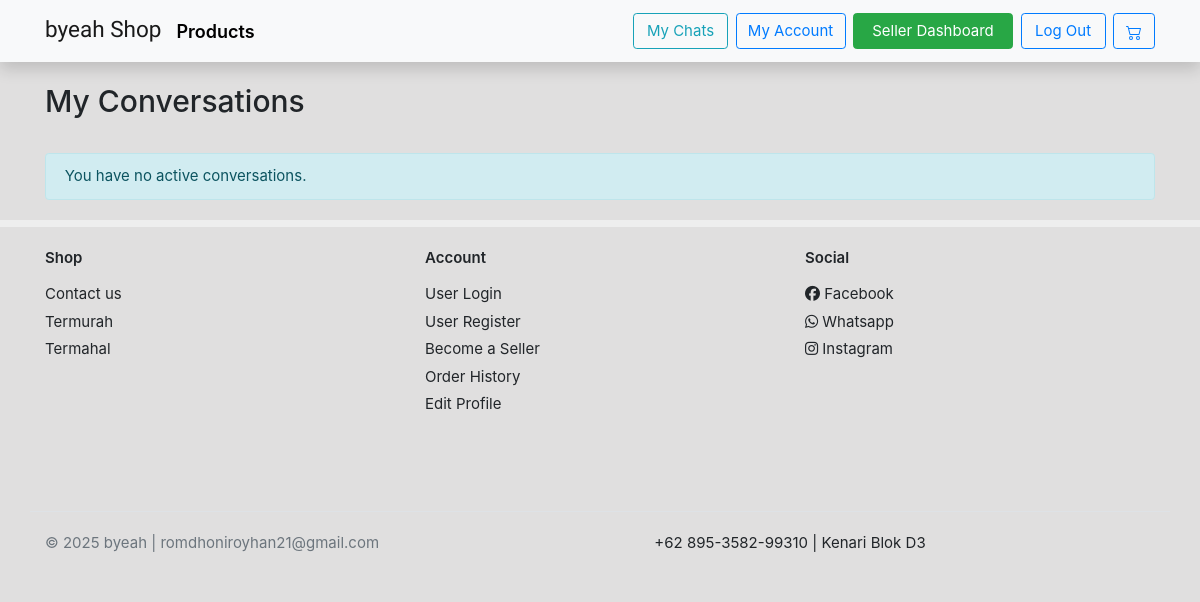
The page /chat/my-chats/ (signed in) on the database as committed earlier.
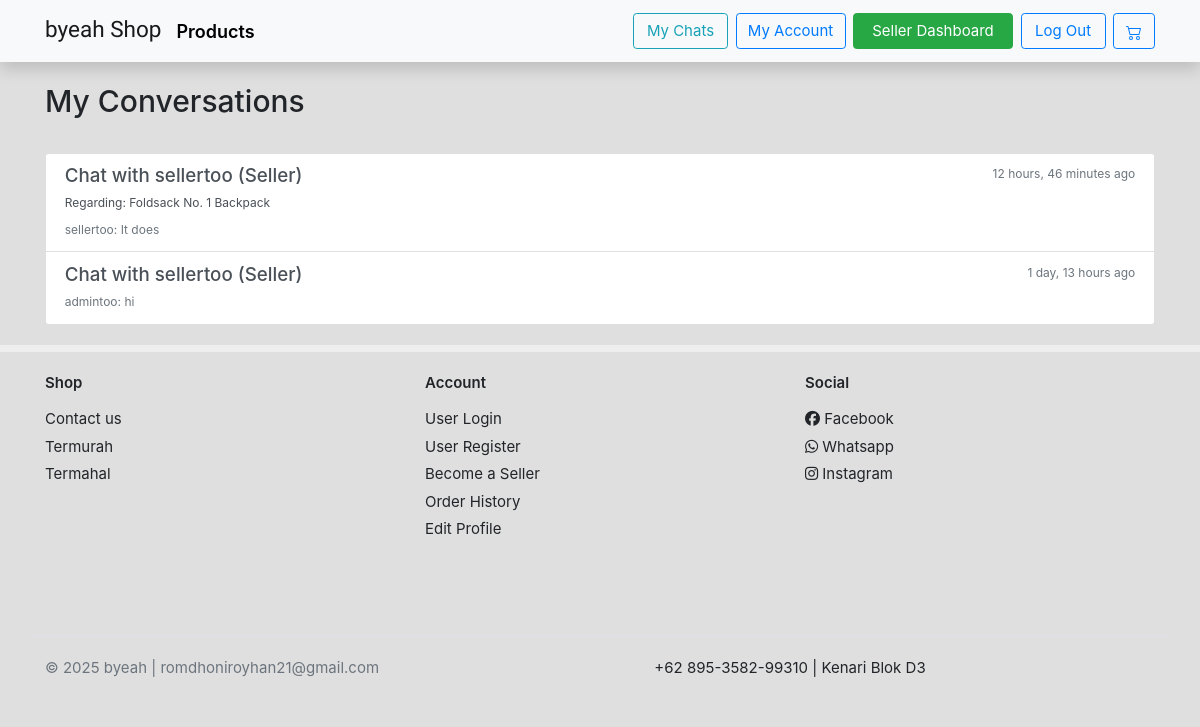
The same page on the database as committed later.
### chat/models.py (models this page shows, shortened)
class ChatSession(models.Model):
    buyer = models.ForeignKey(User, related_name='buyer_chat_sessions', on_delete=models.CASCADE)
    seller = models.ForeignKey(User, related_name='seller_chat_sessions', on_delete=models.CASCADE)
    product = models.ForeignKey(Product, related_name='chat_sessions', on_delete=models.SET_NULL, null=True, blank=True)
    created_at = models.DateTimeField(auto_now_add=True) # Timestamp of session creation
    updated_at = models.DateTimeField(auto_now=True) # Timestamp of the last message or update
    class Meta:
        unique_together = ('buyer', 'seller', 'product') # Prevents multiple sessions for the same context if product is involved
        ordering = ['-updated_at'] # Order sessions by the most recently active

class ChatMessage(models.Model):
    session = models.ForeignKey(ChatSession, related_name='messages', on_delete=models.CASCADE)
    sender = models.ForeignKey(User, related_name='sent_messages', on_delete=models.CASCADE)
    content = models.TextField()
    timestamp = models.DateTimeField(auto_now_add=True)
    is_read = models.BooleanField(default=False)
    class Meta:
        ordering = ['timestamp']

### home/models.py (models this page shows, shortened)
class Product(models.Model):
    category        = models.ForeignKey(Category,related_name='product', on_delete=models.CASCADE)
    seller          = models.ForeignKey(User, related_name='products', on_delete=models.CASCADE, null=True, blank=True)
    name            = models.CharField(max_length=255,unique=True)
    old_price       = models.DecimalField(blank=True,null=True,max_digits=12,decimal_places=2)
    price           = models.DecimalField(max_digits=12,decimal_places=2)
    main_image      = models.ImageField(upload_to='images/', blank=True, null=True)
    description     = models.TextField()
    upload_time     = models.DateField(auto_now_add=True)
    stock           = models.IntegerField(default=1)
    slug            = models.SlugField(blank=True)

### chat/views.py (the view)
# urls.py: path('my-chats/', views.my_chat_list_view, name='my_chat_list'),
@login_required
def my_chat_list_view(request):
    chat_sessions = ChatSession.objects.filter(
        Q(buyer=request.user) | Q(seller=request.user)
    ).select_related('buyer', 'seller', 'product').distinct().order_by('-updated_at')
    context = {
        'chat_sessions': chat_sessions,
        'page_title': "My Conversations"
    }
    return render(request, 'chat/my_chat_list.html', context)

### templates/chat/my_chat_list.html (shortened to what this page needs)
{% extends 'base.html' %}
{% load static %}
{% load humanize %}
{% block content %}
<section class="under-nav">
    <div class="container mt-4">
        <header class="mb-4 d-flex justify-content-between align-items-center">
            <h2 class="card-title">{{ page_title|default:"My Conversations" }}</h2>
        </header>
        {% if chat_sessions %}
            <div class="list-group">
                {% for session in chat_sessions %}
                    {% if request.user == session.buyer %}
                        {% with other_participant=session.seller %}
                        <a href="{% url 'chat:chat_session' session.id %}" class="list-group-item list-group-item-action flex-column align-items-start">
                            <div class="d-flex w-100 justify-content-between">
                                <h5 class="mb-1">Chat with {{ other_participant.username }} {% if session.seller.profile.user_level.name == "Penjual" %}(Seller){% endif %}</h5>
                                <small class="text-muted">{{ session.updated_at|timesince }} ago</small>
                            </div>
                            {% if session.product %}
                                <p class="mb-1"><small>Regarding: {{ session.product.name }}</small></p>
                            {% endif %}
                            {% with last_message=session.messages.last %}
                                {% if last_message %}
                                    <small class="text-muted">
                                        {{ last_message.sender.username }}: {{ last_message.content|truncatewords:10 }}
                                    </small>
                                {% else %}
                                    <small class="text-muted">No messages yet.</small>
                                {% endif %}
                            {% endwith %}
                        </a>
                        {% endwith %}
                    {% endif %}
                {% endfor %}
            </div>
        {% else %}
            <div class="alert alert-info mt-3" role="alert">
                You have no active conversations.
            </div>
        {% endif %}
    </div>
</section>
{% endblock content %}

Rows that differ between the two databases and show on the page:
added ChatSession: seller.username "sellertoo", shows "(Seller)", updated_at "12 hours, 46 minutes", product.name "Foldsack No. 1 Backpack", messages.last.sender.username "sellertoo", messages.last.content "It does"
added ChatSession: seller.username "sellertoo", shows "(Seller)", updated_at "1 day, 13 hours", messages.last.sender.username "admintoo", messages.last.content "hi"
Other text that changed with them:
text no longer shown: "You have no active conversations."
